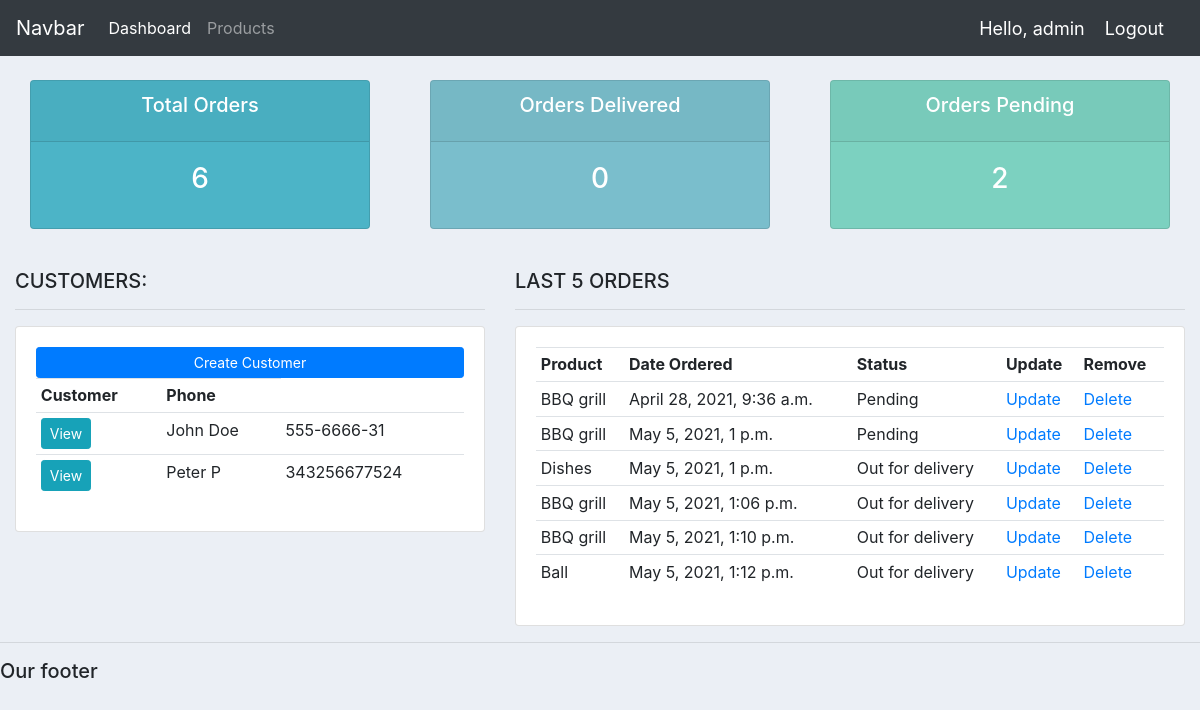
The app's page / (signed in) with its own data.
### accounts/models.py (models this page shows, shortened)
class Customer(models.Model):
    name = models.CharField(max_length=200, null=True)
    phone = models.CharField(max_length=200, null=True)
    email = models.CharField(max_length=200, null=True)
    date_created = models.DateTimeField(auto_now_add=True, null=True)

class Order(models.Model):
    STATUS = (
        ('Pending', 'Pending'),
        ('Out for delivery', 'Out for delivery'),
        ('Delivered', 'Delivered'),
    )
    customer = models.ForeignKey(Customer, null=True, on_delete=models.SET_NULL)
    product = models.ForeignKey(Product, null=True, on_delete=models.SET_NULL)
    date_created = models.DateTimeField(auto_now_add=True, null=True)
    status = models.CharField(max_length=200, null=True, choices=STATUS)

class Product(models.Model):
    CATEGORY = (
        ('Indoor', 'Indoor'),
        ('Outdoor', 'Outdoor'),
    )
    name = models.CharField(max_length=200, null=True)
    price = models.FloatField(null=True)
    category = models.CharField(max_length=200, null=True, choices=CATEGORY)
    description = models.CharField(max_length=200, null=True, blank=True)
    date_created = models.DateTimeField(auto_now_add=True, null=True)
    tags = models.ManyToManyField(Tag)
    def __str__(self):
        return self.name

### accounts/views.py (the view)
# urls.py: path('', views.home, name="home"),
@login_required(login_url='login')
def home(request):
    orders = Order.objects.all()
    customers = Customer.objects.all()
    total_customers = customers.count()
    total_orders = orders.count()
    delivered = orders.filter(status='Delivered').count()
    pending = orders.filter(status='Pending').count()
    context = {'orders':orders, 'customers':customers, 'total_orders':total_orders, 'delivered':delivered, 'pending':pending}
    return render(request, 'accounts/dashboard.html', context)

### accounts/templates/accounts/dashboard.html
{%  extends 'accounts/main.html' %}
{% block content %}
{%  include 'accounts/status.html' %}
<br>
<div class="row">
	<div class="col-md-5">
		<h5>CUSTOMERS:</h5>
		<hr>
		<div class="card card-body">
			<a class="btn btn-primary  btn-sm btn-block" href="">Create Customer</a>
			<table class="table table-sm">
				<tr>
					<th>Customer</th>
					<th>Phone</th>
				</tr>
				{% for customer in customers %}
					<tr>
						<td><a class="btn btn-sm btn-info" href="{% url 'customer' customer.id %}">View</a></td>
						<td>{{customer.name}}</td>
						<td>{{customer.phone}}</td>
					</tr>
				{% endfor %}
			</table>
		</div>
	</div>
	<div class="col-md-7">
		<h5>LAST 5 ORDERS</h5>
		<hr>
		<div class="card card-body">
			<table class="table table-sm">
				<tr>
					<th>Product</th>
					<th>Date Ordered</th>
					<th>Status</th>
					<th>Update</th>
					<th>Remove</th>
				</tr>
				{% for order in orders %}
					<tr>
						<td>{{order.product}}</td>
						<td>{{order.date_created}}</td>
						<td>{{order.status}}</td>
						<td><a href="{% url 'update_order' order.id %}">Update</a></td>
						<td><a href="{% url 'delete_order' order.id %}">Delete</a></td>
					</tr>
				{% endfor %}
			</table>
		</div>
	</div>
</div>
{% endblock %}

### accounts/templates/accounts/main.html (shortened to what this page needs)
{% load static %}
<!DOCTYPE html>
<html>
<head>
	<link rel="stylesheet" href="https://stackpath.bootstrapcdn.com/bootstrap/4.3.1/css/bootstrap.min.css">
	<link rel="stylesheet" type="text/css" href="{% static '/css/main.css' %}">
</head>
<body>
	{%  include 'accounts/navbar.html' %}
	<div class="container-fluid">
	{% block content %}
	{% endblock %}
    </div>
	<hr>
	<h5>Our footer</h5>
</body>
</html>

### accounts/templates/accounts/navbar.html (shortened to what this page needs)
<nav class="navbar navbar-expand-lg navbar-dark bg-dark">
    <a class="navbar-brand" href="#">Navbar</a>
    <div class="collapse navbar-collapse" id="navbarNav">
      <ul class="navbar-nav">
        <li class="nav-item active">
          <a class="nav-link" href="{% url 'home' %}">Dashboard</a>
        </li>
        <li class="nav-item">
          <a class="nav-link" href="{% url 'products' %}">Products</a>
        </li>
      </ul>
    </div>
    <span class="hello-msg" >Hello, {{request.user}} </span>
    <span><a class="hello-msg" href="{% url 'logout' %}">Logout</a></span>
  </nav>

### accounts/templates/accounts/status.html
<br>
<div class="row">
	<div class="col">
		<div class="col-md">
			<div class="card text-center text-white  mb-3" id="total-orders">
			  	<div class="card-header">
			  		<h5 class="card-title">Total Orders</h5>
			  	</div>
			  	<div class="card-body">
			    	<h3 class="card-title">{{total_orders}}</h3>
			  	</div>
			</div>
		</div>
	</div>
	<div class="col">
		<div class="col-md">
			<div class="card text-center text-white  mb-3" id="orders-delivered">
			  	<div class="card-header">
			  		<h5 class="card-title">Orders Delivered</h5>
			  	</div>
			  	<div class="card-body">
			    	<h3 class="card-title">{{delivered}}</h3>
			  	</div>
			</div>
		</div>
	</div>
	<div class="col">
		<div class="col-md">
			<div class="card text-center text-white  mb-3" id="orders-pending">
			  	<div class="card-header">
			  		<h5 class="card-title">Orders Pending</h5>
			  	</div>
			  	<div class="card-body">
			    	<h3 class="card-title">{{pending}}</h3>
			  	</div>
			</div>
		</div>
	</div>
</div>

### static/css/main.css (style rules this page uses)
body { background-color: #ebeff5; }
#total-orders { background-color: #4cb4c7; }
#orders-delivered { background-color: #7abecc; }
#orders-pending { background-color: #7CD1C0; }

### accounts/templates/accounts/navbar.html (style rules this page uses)
.hello-msg { font-size: 18px; color: #fff; margin-right: 20px; }

### records on screen
Customer: name "John Doe", phone "555-6666-31"
Customer: name "Peter P", phone "343256677524"
Order: product "BBQ grill", date_created "April 28, 2021, 9:36 a.m.", status "Pending"
Order: product "BBQ grill", date_created "May 5, 2021, 1 p.m.", status "Pending"
Order: product "Dishes", date_created "May 5, 2021, 1 p.m.", status "Out for delivery"
Order: product "BBQ grill", date_created "May 5, 2021, 1:06 p.m.", status "Out for delivery"
Order: product "BBQ grill", date_created "May 5, 2021, 1:10 p.m.", status "Out for delivery"
Order: product "Ball", date_created "May 5, 2021, 1:12 p.m.", status "Out for delivery"

### other values on screen
{{ request.user }} "admin"
{{ total_orders }} "6"
{{ delivered }} "0"
{{ pending }} "2"
